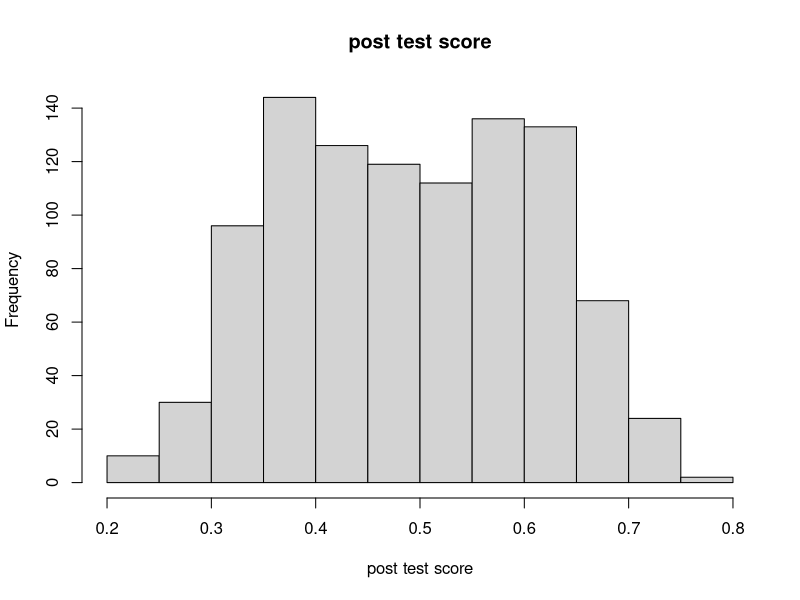
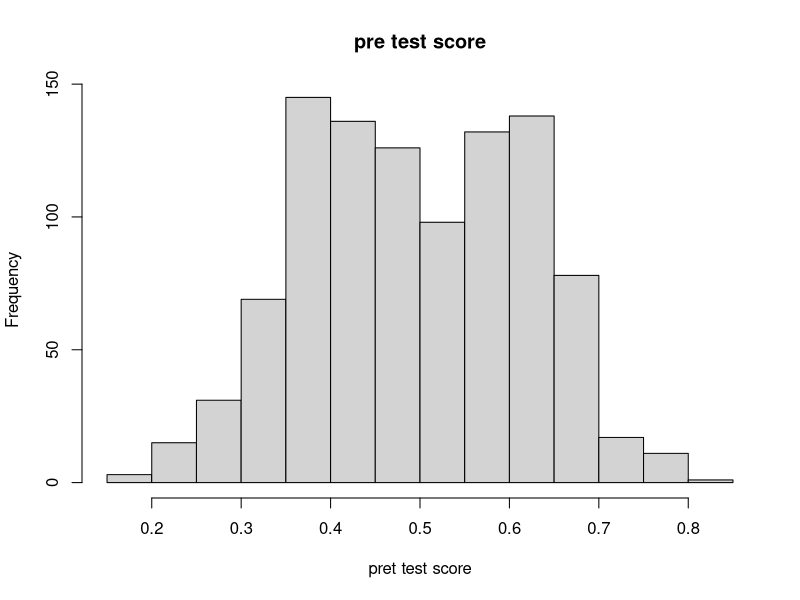
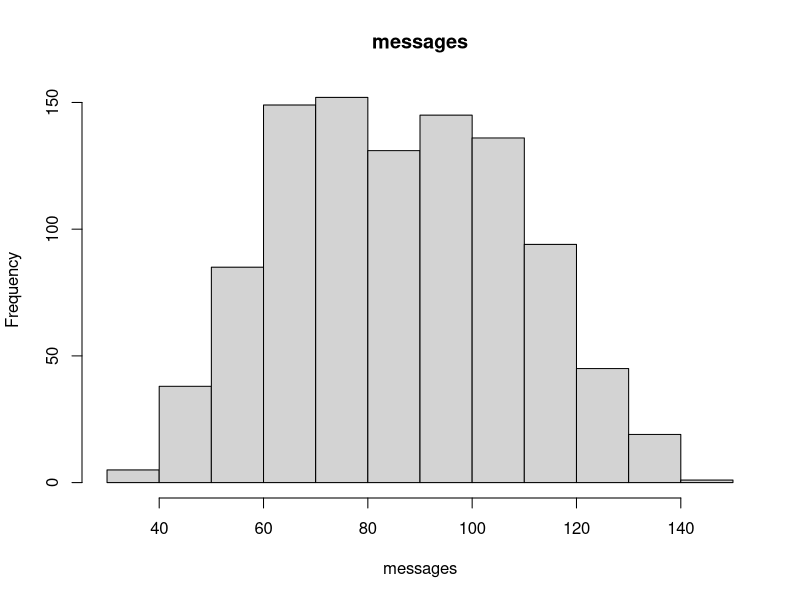
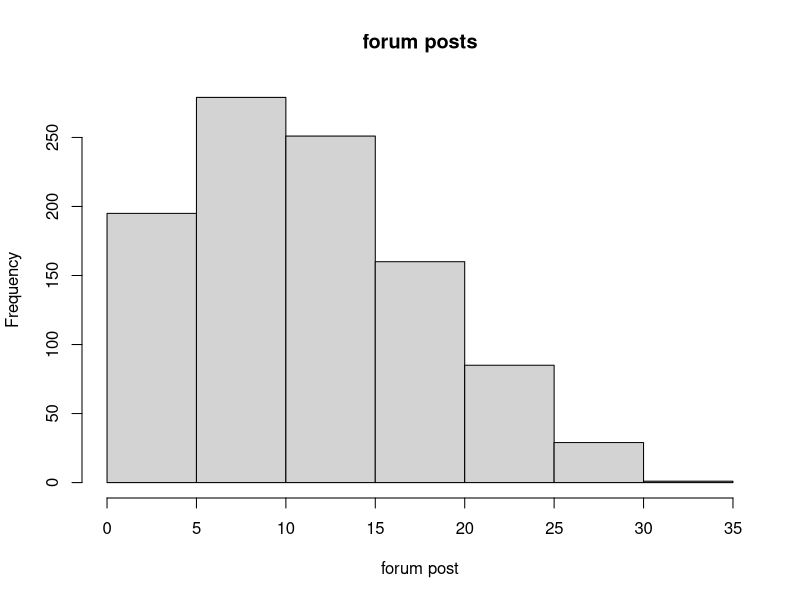
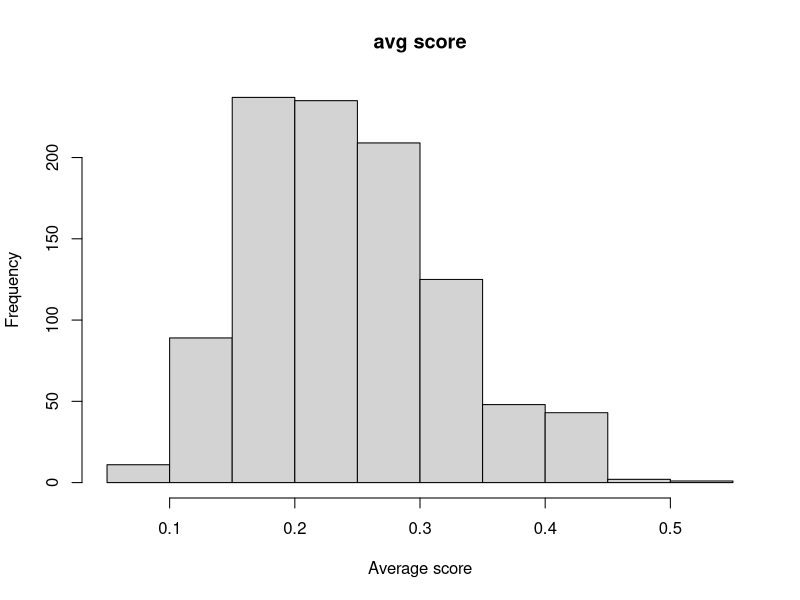
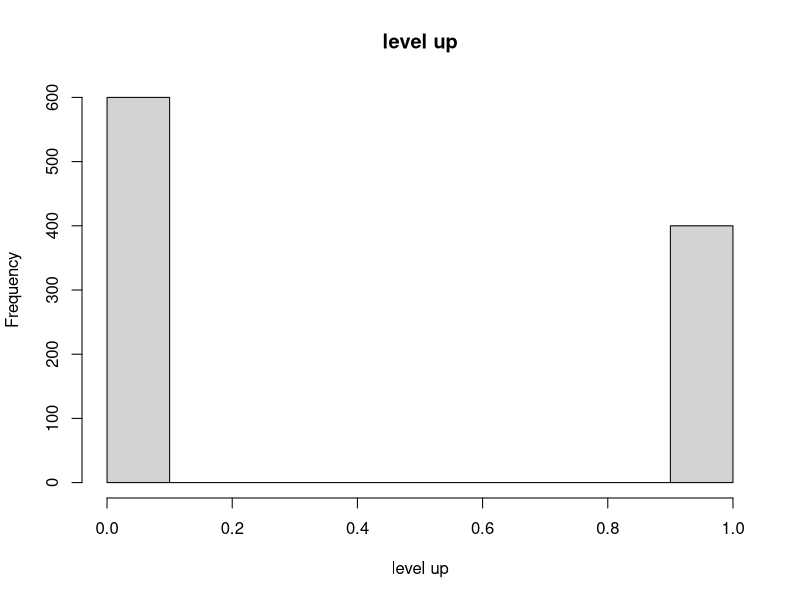
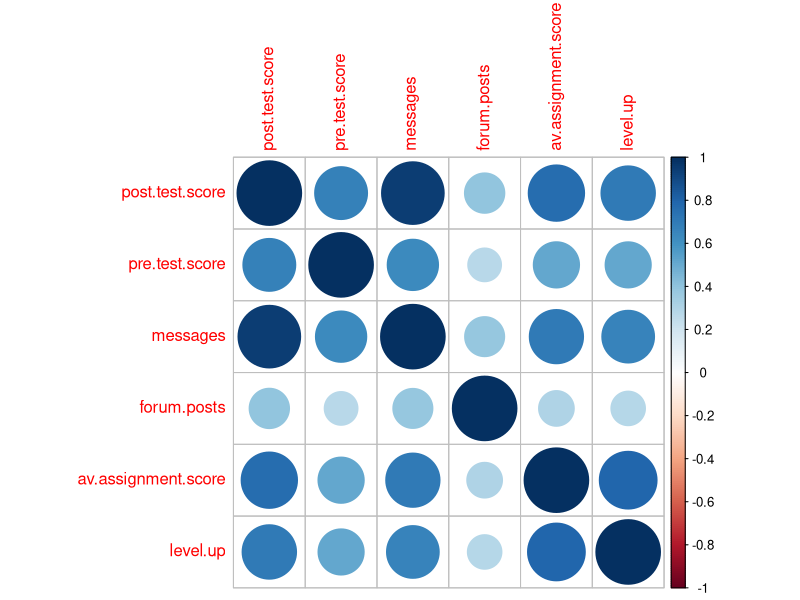
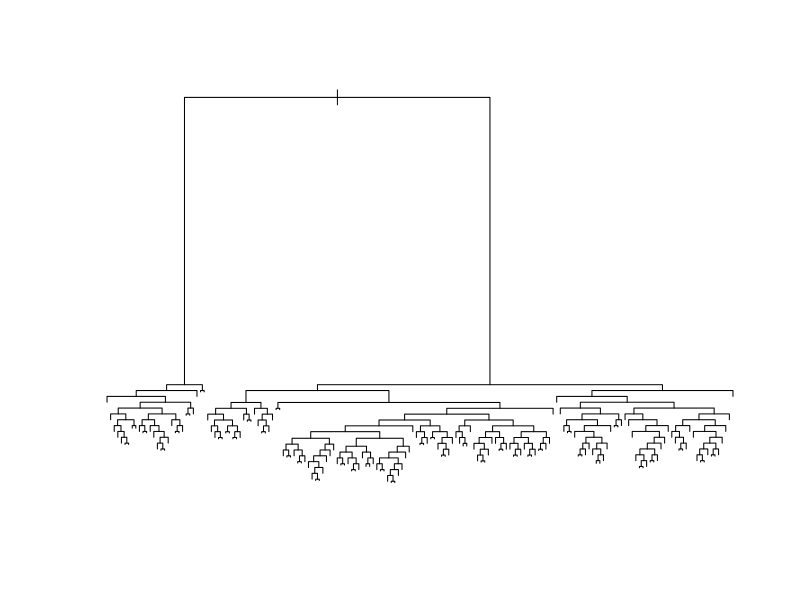

The R source for these figures, in order:
## ---- chunk 1
library(ggplot2)
library(dplyr)
library(corrplot)
library(rpart)
setwd("~/Nino Zhang/study at TC/fall 2016/EDM/assig10/assignment7")

data1 <- read.csv("online.data.csv", header = TRUE, sep = ",", stringsAsFactors = FALSE)
# change character vars "no", "yes" into 0 and 1
data1$level.up <- sub("^(no).*", "0", data1$level.up)
data1$level.up <- sub("^(yes).*", "1", data1$level.up)
class(data1$level.up)
# change character vars into numeric vars
data1$level.up <- as.numeric(data1$level.up)
class(data1$level.up)
datanoid <- select(data1, -1)
## ---- chunk 2
#Start by creating histograms of the distributions for all variables (#HINT: look up "facet" in the ggplot documentation)
hist(data1$post.test.score, xlab = "post test score", main = "post test score")
hist(data1$pre.test.score, xlab = "pret test score", main = "pre test score")
hist(data1$messages, xlab = "messages", main = "messages")
hist(data1$forum.posts, xlab = "forum post", main = "forum posts")
hist(data1$av.assignment.score, xlab = "Average score", main = "avg score")
hist(data1$level.up, xlab = "level up", main = "level up")

#Then visualize the relationships between variables
#Try to capture an intution about the data and the relationships
cor_pairs <- cor(datanoid)
corrplot(cor_pairs)

## ---- chunk 3
#Create a classification tree that predicts whether a student "levels up" in the online course using three variables of your choice (As we did last time, set all controls to their minimums)
post_test_score <- datanoid$post.test.score
pre_test_score <- datanoid$pre.test.score
messages <- datanoid$messages
forum_posts <- datanoid$forum.posts
avg_score <- datanoid$av.assignment.score
level_up <- datanoid$level.up
c.tree1 <- rpart(level_up ~ forum_posts + messages + pre_test_score, method="class", control = rpart.control(minsplit = 1, minbucket = 1, cp = 0.001), data=datanoid)
#Plot and generate a CP table for your tree 
printcp(c.tree1)
plot(c.tree1)
#Generate a probability value that represents the probability that a student levels up based your classification tree 
datanoid$pred <- predict(c.tree1, type = "prob")[,2]#Last class we used type = "class" which predicted the classification for us, this time we are using type = "prob" to see the probability that our classififcation is based on.
datanoid$pred[1:20]
#Now you can generate the ROC curve for your model. You will need to install the package ROCR to do this.

library(ROCR)

#Plot the curve
pred.detail <- prediction(datanoid$pred, datanoid$level.up) 
plot(performance(pred.detail, "tpr", "fpr"))
abline(0, 1, lty = 2)

#Calculate the Area Under the Curve
unlist(slot(performance(pred.detail,"auc"), "y.values"))#Unlist liberates the AUC value from the "performance" object created by ROCR

#Now repeat this process, but using the variables you did not use for the previous model and compare the plots & results of your two models. Which one do you think was the better model? Why?
## ---- chunk 4
#repeat the previous process
c.tree2 <- rpart(level_up ~ post_test_score + avg_score, method="class", control = rpart.control(minsplit = 1, minbucket = 1, cp = 0.001), data=datanoid)
#Plot and generate a CP table for your tree 
printcp(c.tree2)
plot(c.tree2)
#Generate a probability value that represents the probability that a student levels up based your classification tree 
datanoid$pred2 <- predict(c.tree2, type = "prob")[,2]#Last class we used type = "class" which predicted the classification for us, this time we are using type = "prob" to see the probability that our classififcation is based on.
datanoid$pred2[1:20]
#Now you can generate the ROC curve for your model. You will need to install the package ROCR to do this.

#Plot the curve
pred.detail2 <- prediction(datanoid$pred2, datanoid$level.up) 
plot(performance(pred.detail2, "tpr", "fpr"))
abline(0, 1, lty = 2)

#Calculate the Area Under the Curve
unlist(slot(performance(pred.detail,"auc"), "y.values"))

## ---- chunk 5
#Look at the ROC plot for your first model. Based on this plot choose a probability threshold that balances capturing the most correct predictions against false positives. Then generate a new variable in your data set that classifies each student according to your chosen threshold.

datanoid$threshold.pred1 <- ifelse(datanoid$pred> 0.7, 1, 0)

#Now generate three diagnostics:
table1 <- table(datanoid$threshold.pred1, level_up)
table1
datanoid$accuracy.model1 <- (584+397)/1000

datanoid$precision.model1 <- 584/(584+16)

datanoid$recall.model1 <- 584/584+3

#Finally, calculate Kappa for your model according to:

#First generate the table of comparisons
table1 <- table(datanoid$level.up, datanoid$threshold.pred1)

#Convert to matrix
matrix1 <- as.matrix(table1)

#Calculate kappa
kappa(matrix1, exact = TRUE)/kappa(matrix1)

#Now choose a different threshold value and repeat these diagnostics. What conclusions can you draw about your two thresholds?
## ---- chunk 6
datanoid$threshold.pred1_2 <- ifelse(datanoid$pred> 0.001, 1, 0)

#Now generate three diagnostics:
table2 <- table(datanoid$threshold.pred1_2, level_up)
table2
datanoid$accuracy.model2 <- (579+398)/1000

datanoid$precision.model2 <- 579/(579+21)

datanoid$recall.model2 <- 579/579+2

#Finally, calculate Kappa for your model according to:

#First generate the table of comparisons
table2 <- table(datanoid$level.up, datanoid$threshold.pred1_2)

#Convert to matrix
matrix2 <- as.matrix(table2)

#Calculate kappa
kappa(matrix2, exact = TRUE)/kappa(matrix2)
## ---- chunk 7
datanoid$threshold.pred1_3 <- ifelse(datanoid$pred2> 0.00001, 1, 0)

#Now generate three diagnostics:
table3 <- table(datanoid$threshold.pred1_3, level_up)
table3
datanoid$accuracy.model3 <- (600)/1000

datanoid$precision.model3 <- 600/(600+1)

datanoid$recall.model3 <- 600/600

#Finally, calculate Kappa for your model according to:

#First generate the table of comparisons
table3 <- table(datanoid$level.up, datanoid$threshold.pred1_3)

#Convert to matrix
matrix3 <- as.matrix(table3)

#Calculate kappa
kappa(matrix3, exact = TRUE)/kappa(matrix3)
